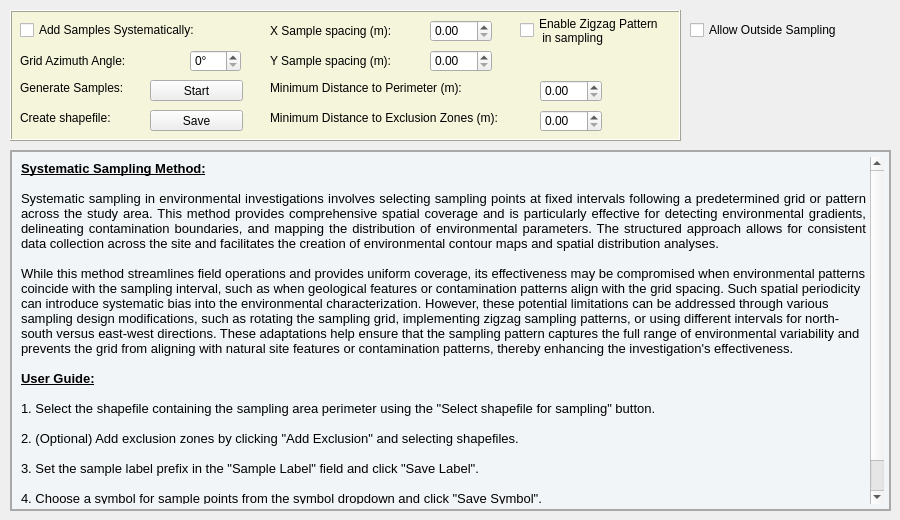
    <widget class="QWidget" name="tab_3">
     <attribute name="title">
      <string>Systematic</string>
     </attribute>
     <widget class="QFrame" name="frame_4">
      <property name="geometry">
       <rect>
        <x>10</x>
        <y>10</y>
        <width>671</width>
        <height>131</height>
       </rect>
      </property>
      <property name="styleSheet">
       <string notr="true">QFrame {
    background-color: #f5f5dc;
}
</string>
      </property>
      <property name="frameShape">
       <enum>QFrame::Box</enum>
      </property>
      <property name="frameShadow">
       <enum>QFrame::Raised</enum>
      </property>
      <widget class="QLabel" name="label_19">
       <property name="geometry">
        <rect>
         <x>10</x>
         <y>70</y>
         <width>121</width>
         <height>16</height>
        </rect>
       </property>
       <property name="text">
        <string>Generate Samples:</string>
       </property>
      </widget>
      <widget class="QPushButton" name="pushButtonregularsystematicstart">
       <property name="geometry">
        <rect>
         <x>140</x>
         <y>70</y>
         <width>93</width>
         <height>21</height>
        </rect>
       </property>
       <property name="text">
        <string>Start</string>
       </property>
       <property name="autoDefault">
        <bool>false</bool>
       </property>
      </widget>
      <widget class="QLabel" name="label_20">
       <property name="geometry">
        <rect>
         <x>10</x>
         <y>100</y>
         <width>111</width>
         <height>16</height>
        </rect>
       </property>
       <property name="text">
        <string>Create shapefile:</string>
       </property>
      </widget>
      <widget class="QPushButton" name="pushButtonregularsystematicsave">
       <property name="geometry">
        <rect>
         <x>140</x>
         <y>100</y>
         <width>93</width>
         <height>21</height>
        </rect>
       </property>
       <property name="text">
        <string>Save</string>
       </property>
       <property name="autoDefault">
        <bool>false</bool>
       </property>
      </widget>
      <widget class="QCheckBox" name="checkBoxaddsamplessystematically">
       <property name="geometry">
        <rect>
         <x>10</x>
         <y>10</y>
         <width>211</width>
         <height>20</height>
        </rect>
       </property>
       <property name="text">
        <string>Add Samples Systematically:</string>
       </property>
      </widget>
      <widget class="QDoubleSpinBox" name="doubleSpinBoxdistanceysamples">
       <property name="geometry">
        <rect>
         <x>420</x>
         <y>40</y>
         <width>62</width>
         <height>22</height>
        </rect>
       </property>
       <property name="maximum">
        <double>10000.000000000000000</double>
       </property>
      </widget>
      <widget class="QLabel" name="label_17">
       <property name="geometry">
        <rect>
         <x>260</x>
         <y>10</y>
         <width>151</width>
         <height>21</height>
        </rect>
       </property>
       <property name="text">
        <string>X Sample spacing (m):</string>
       </property>
      </widget>
      <widget class="QDoubleSpinBox" name="doubleSpinBoxdistancexsamples">
       <property name="geometry">
        <rect>
         <x>420</x>
         <y>10</y>
         <width>62</width>
         <height>22</height>
        </rect>
       </property>
       <property name="maximum">
        <double>10000.000000000000000</double>
       </property>
      </widget>
      <widget class="QLabel" name="label_18">
       <property name="geometry">
        <rect>
         <x>260</x>
         <y>40</y>
         <width>151</width>
         <height>21</height>
        </rect>
       </property>
       <property name="text">
        <string>Y Sample spacing (m):</string>
       </property>
      </widget>
      <widget class="QSpinBox" name="spinBoxanglesystematically">
       <property name="geometry">
        <rect>
         <x>180</x>
         <y>40</y>
         <width>51</width>
         <height>22</height>
        </rect>
       </property>
       <property name="suffix">
        <string>°</string>
       </property>
       <property name="maximum">
        <number>180</number>
       </property>
      </widget>
      <widget class="QLabel" name="label_3">
       <property name="geometry">
        <rect>
         <x>10</x>
         <y>40</y>
         <width>131</width>
         <height>21</height>
        </rect>
       </property>
       <property name="text">
        <string>Grid Azimuth Angle: </string>
       </property>
      </widget>
      <widget class="QDoubleSpinBox" name="doubleSpinBoxdistanceperimeterexclusionarea">
       <property name="geometry">
        <rect>
         <x>530</x>
         <y>100</y>
         <width>62</width>
         <height>22</height>
        </rect>
       </property>
       <property name="maximum">
        <double>10000.000000000000000</double>
       </property>
      </widget>
      <widget class="QLabel" name="label_15">
       <property name="geometry">
        <rect>
         <x>260</x>
         <y>100</y>
         <width>261</width>
         <height>16</height>
        </rect>
       </property>
       <property name="text">
        <string>Minimum Distance to Exclusion Zones (m):</string>
       </property>
      </widget>
      <widget class="QDoubleSpinBox" name="doubleSpinBoxdistanceperimetersamplearea">
       <property name="geometry">
        <rect>
         <x>530</x>
         <y>70</y>
         <width>62</width>
         <height>22</height>
        </rect>
       </property>
       <property name="maximum">
        <double>10000.000000000000000</double>
       </property>
      </widget>
      <widget class="QLabel" name="label_14">
       <property name="geometry">
        <rect>
         <x>260</x>
         <y>70</y>
         <width>261</width>
         <height>16</height>
        </rect>
       </property>
       <property name="text">
        <string>Minimum Distance to Perimeter (m):</string>
       </property>
      </widget>
      <widget class="QCheckBox" name="checkBoxoutsidesampling_zigzagsystematic">
       <property name="geometry">
        <rect>
         <x>510</x>
         <y>0</y>
         <width>161</width>
         <height>41</height>
        </rect>
       </property>
       <property name="text">
        <string>Enable Zigzag Pattern 
 in sampling</string>
       </property>
      </widget>
     </widget>
     <widget class="QCheckBox" name="checkBoxoutsidesampling_systematic">
      <property name="geometry">
       <rect>
        <x>690</x>
        <y>20</y>
        <width>181</width>
        <height>20</height>
       </rect>
      </property>
      <property name="text">
       <string>Allow Outside Sampling</string>
      </property>
     </widget>
     <widget class="QTextEdit" name="textEdit_3">
      <property name="geometry">
       <rect>
        <x>10</x>
        <y>150</y>
        <width>881</width>
        <height>361</height>
       </rect>
      </property>
      <property name="styleSheet">
       <string notr="true">QTextEdit {
    background-color: #f2f5f7;
    border: none;  /* Elimina el borde predeterminado */
    padding: 5px;
}

QTextEdit {
    border: 2px solid #A9A9A9;  /* Añade un borde personalizado */
}</string>
      </property>
      <property name="frameShape">
       <enum>QFrame::Box</enum>
      </property>
      <property name="lineWidth">
       <number>2</number>
      </property>
      <property name="html">
       <string>&lt;!DOCTYPE HTML PUBLIC &quot;-//W3C//DTD HTML 4.0//EN&quot; &quot;http://www.w3.org/TR/REC-html40/strict.dtd&quot;&gt;
&lt;html&gt;&lt;head&gt;&lt;meta name=&quot;qrichtext&quot; content=&quot;1&quot; /&gt;&lt;style type=&quot;text/css&quot;&gt;
p, li { white-space: pre-wrap; }
&lt;/style&gt;&lt;/head&gt;&lt;body style=&quot; font-family:'MS Shell Dlg 2'; font-size:8.25pt; font-weight:400; font-style:normal;&quot;&gt;
&lt;p style=&quot; margin-top:0px; margin-bottom:0px; margin-left:0px; margin-right:0px; -qt-block-indent:0; text-indent:0px;&quot;&gt;&lt;span style=&quot; font-size:10pt; font-weight:600; text-decoration: underline;&quot;&gt;Systematic Sampling Method:&lt;/span&gt;&lt;/p&gt;
&lt;p align=&quot;justify&quot; style=&quot;-qt-paragraph-type:empty; margin-top:0px; margin-bottom:0px; margin-left:0px; margin-right:0px; -qt-block-indent:0; text-indent:0px; font-size:10pt;&quot;&gt;&lt;br /&gt;&lt;/p&gt;
&lt;p align=&quot;justify&quot; style=&quot; margin-top:0px; margin-bottom:0px; margin-left:0px; margin-right:0px; -qt-block-indent:0; text-indent:0px;&quot;&gt;&lt;span style=&quot; font-size:10pt;&quot;&gt;Systematic sampling in environmental investigations involves selecting sampling points at fixed intervals following a predetermined grid or pattern across the study area. This method provides comprehensive spatial coverage and is particularly effective for detecting environmental gradients, delineating contamination boundaries, and mapping the distribution of environmental parameters. The structured approach allows for consistent data collection across the site and facilitates the creation of environmental contour maps and spatial distribution analyses.&lt;/span&gt;&lt;/p&gt;
&lt;p align=&quot;justify&quot; style=&quot;-qt-paragraph-type:empty; margin-top:0px; margin-bottom:0px; margin-left:0px; margin-right:0px; -qt-block-indent:0; text-indent:0px; font-size:10pt;&quot;&gt;&lt;br /&gt;&lt;/p&gt;
&lt;p style=&quot; margin-top:0px; margin-bottom:0px; margin-left:0px; margin-right:0px; -qt-block-indent:0; text-indent:0px;&quot;&gt;&lt;span style=&quot; font-size:10pt;&quot;&gt;While this method streamlines field operations and provides uniform coverage, its effectiveness may be compromised when environmental patterns coincide with the sampling interval, such as when geological features or contamination patterns align with the grid spacing. Such spatial periodicity can introduce systematic bias into the environmental characterization. However, these potential limitations can be addressed through various sampling design modifications, such as rotating the sampling grid, implementing zigzag sampling patterns, or using different intervals for north-south versus east-west directions. These adaptations help ensure that the sampling pattern captures the full range of environmental variability and prevents the grid from aligning with natural site features or contamination patterns, thereby enhancing the investigation's effectiveness.&lt;/span&gt;&lt;/p&gt;
&lt;p align=&quot;justify&quot; style=&quot;-qt-paragraph-type:empty; margin-top:0px; margin-bottom:0px; margin-left:0px; margin-right:0px; -qt-block-indent:0; text-indent:0px; font-size:10pt;&quot;&gt;&lt;br /&gt;&lt;/p&gt;
&lt;p align=&quot;justify&quot; style=&quot; margin-top:0px; margin-bottom:0px; margin-left:0px; margin-right:0px; -qt-block-indent:0; text-indent:0px;&quot;&gt;&lt;span style=&quot; font-size:10pt; font-weight:600; text-decoration: underline;&quot;&gt;User Guide:&lt;/span&gt;&lt;/p&gt;
&lt;p align=&quot;justify&quot; style=&quot;-qt-paragraph-type:empty; margin-top:0px; margin-bottom:0px; margin-left:0px; margin-right:0px; -qt-block-indent:0; text-indent:0px; font-size:10pt;&quot;&gt;&lt;br /&gt;&lt;/p&gt;
&lt;p align=&quot;justify&quot; style=&quot; margin-top:0px; margin-bottom:0px; margin-left:0px; margin-right:0px; -qt-block-indent:0; text-indent:0px;&quot;&gt;&lt;span style=&quot; font-size:10pt;&quot;&gt;1. Select the shapefile containing the sampling area perimeter using the &amp;quot;Select shapefile for sampling&amp;quot; button.&lt;/span&gt;&lt;/p&gt;
&lt;p align=&quot;justify&quot; style=&quot;-qt-paragraph-type:empty; margin-top:0px; margin-bottom:0px; margin-left:0px; margin-right:0px; -qt-block-indent:0; text-indent:0px; font-size:10pt;&quot;&gt;&lt;br /&gt;&lt;/p&gt;
&lt;p align=&quot;justify&quot; style=&quot; margin-top:0px; margin-bottom:0px; margin-left:0px; margin-right:0px; -qt-block-indent:0; text-indent:0px;&quot;&gt;&lt;span style=&quot; font-size:10pt;&quot;&gt;2. (Optional) Add exclusion zones by clicking &amp;quot;Add Exclusion&amp;quot; and selecting shapefiles.&lt;/span&gt;&lt;/p&gt;
&lt;p align=&quot;justify&quot; style=&quot;-qt-paragraph-type:empty; margin-top:0px; margin-bottom:0px; margin-left:0px; margin-right:0px; -qt-block-indent:0; text-indent:0px; font-size:10pt;&quot;&gt;&lt;br /&gt;&lt;/p&gt;
&lt;p align=&quot;justify&quot; style=&quot; margin-top:0px; margin-bottom:0px; margin-left:0px; margin-right:0px; -qt-block-indent:0; text-indent:0px;&quot;&gt;&lt;span style=&quot; font-size:10pt;&quot;&gt;3. Set the sample label prefix in the &amp;quot;Sample Label&amp;quot; field and click &amp;quot;Save Label&amp;quot;.&lt;/span&gt;&lt;/p&gt;
&lt;p align=&quot;justify&quot; style=&quot;-qt-paragraph-type:empty; margin-top:0px; margin-bottom:0px; margin-left:0px; margin-right:0px; -qt-block-indent:0; text-indent:0px; font-size:10pt;&quot;&gt;&lt;br /&gt;&lt;/p&gt;
&lt;p align=&quot;justify&quot; style=&quot; margin-top:0px; margin-bottom:0px; margin-left:0px; margin-right:0px; -qt-block-indent:0; text-indent:0px;&quot;&gt;&lt;span style=&quot; font-size:10pt;&quot;&gt;4. Choose a symbol for sample points from the symbol dropdown and click &amp;quot;Save Symbol&amp;quot;.&lt;/span&gt;&lt;/p&gt;
&lt;p align=&quot;justify&quot; style=&quot;-qt-paragraph-type:empty; margin-top:0px; margin-bottom:0px; margin-left:0px; margin-right:0px; -qt-block-indent:0; text-indent:0px; font-size:10pt;&quot;&gt;&lt;br /&gt;&lt;/p&gt;
&lt;p align=&quot;justify&quot; style=&quot; margin-top:0px; margin-bottom:0px; margin-left:0px; margin-right:0px; -qt-block-indent:0; text-indent:0px;&quot;&gt;&lt;span style=&quot; font-size:10pt;&quot;&gt;5. Add samples by selecting 'Add Samples Systematically' and follow the on-screen instructions.&lt;/span&gt;&lt;/p&gt;&lt;/body&gt;&lt;/html&gt;</string>
      </property>
     </widget>
    </widget>
